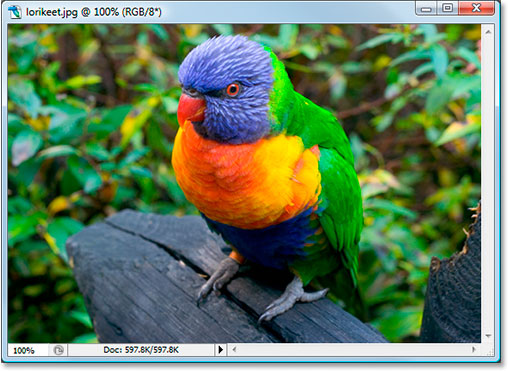
#> input picture data/train_1.jpg, 508 x 371 px
$ python predict_color.py
#> lines starting #> are read from the running program, lines starting #| are printed output that depends on the picture
### import_image.py
import os
import numpy as np
from skimage import io, color

TRAINING_IMAGE_PATHS = [
    "data/train_1.jpg",
    "data/train_2.jpg",
    # "data/train_3.jpg",
    # "data/train_4.jpg",
    "data/train_5.jpg",
    "data/train_6.jpg",
    # "data/train_7.jpg",
    "data/train_8.jpg",
]

training_rgbs = []
training_labs = []
L_channels = []
a_channels = []
b_channels = []

for path in TRAINING_IMAGE_PATHS:

    rgb = io.imread(path)
#> rgb is the input picture: shape (371, 508, 3); mean R, G, B 97.1, 122.5, 92.7
    if rgb.dtype != np.float64:
        rgb = rgb.astype(np.float64) / 255.0
    lab = color.rgb2lab(rgb)
#> lab: shape (371, 508, 3) float64; mean of channels 0, 1, 2 49, -10.2, 12.8

    training_rgbs.append(rgb)
    training_labs.append(lab)

    L = lab[:, :, 0]
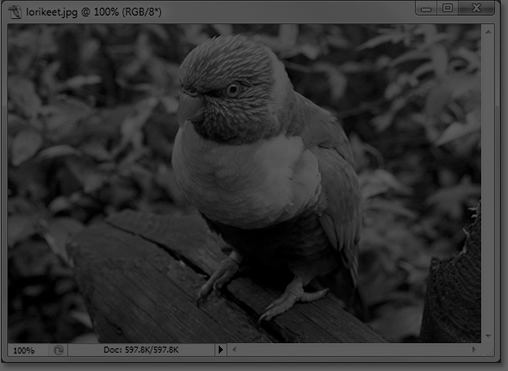
#> L: shape (371, 508) float64; min 0, max 100, mean 49
    a = lab[:, :, 1]
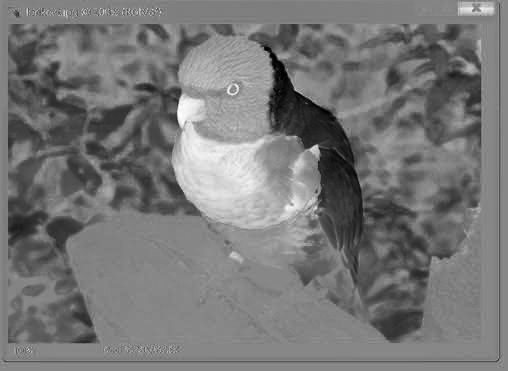
#> a: shape (371, 508) float64; min -86.18, max 76.07, mean -10.2; drawn with min black and max white
    b = lab[:, :, 2]
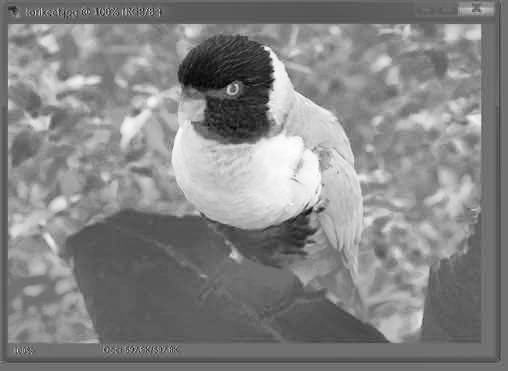
#> b: shape (371, 508) float64; min -73.63, max 91.76, mean 12.8; drawn with min black and max white

    L_channels.append(L)
    a_channels.append(a)
    b_channels.append(b)

    print(f"Φορτώθηκε {path} με σχήμα {rgb.shape}")
#| Φορτώθηκε data/train_1.jpg με σχήμα (371, 508, 3)
    print(f"    Εύρος τιμών L: {L.min():.2f} έως {L.max():.2f}")
#|     Εύρος τιμών L: 0.00 έως 100.00
    print(f"    Εύρος τιμών a: {a.min():.2f} έως {a.max():.2f}")
#|     Εύρος τιμών a: -86.18 έως 76.07
    print(f"    Εύρος τιμών b: {b.min():.2f} έως {b.max():.2f}")
#|     Εύρος τιμών b: -73.63 έως 91.76

image_rgb = training_rgbs[0]
image_lab = training_labs[0]
L_channel = L_channels[0]
a_channel = a_channels[0]
b_channel = b_channels[0]

print(f"Συνολικές εικόνες εκπαίδευσης: {len(training_labs)}")

### predict_color.py
import os
import numpy as np
import joblib
import matplotlib.pyplot as plt
from skimage import io, color
from skimage.segmentation import slic
from skimage import graph
import gco
#> (the run stopped early here; a loop or call above may not have finished)
